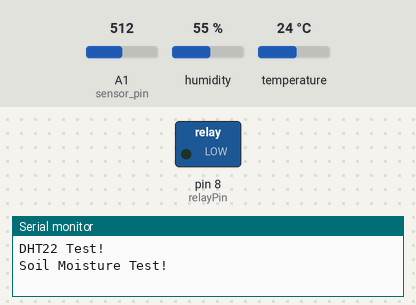
This sketch was run on a simulated Arduino Uno, built with avr-gcc and run on an emulated ATmega328P. Shown: switched loads named in the sketch (green lamp = pin HIGH), the last lines printed to the serial monitor. Inputs (shaded band) come from the test bench; at power-on: A1 (sensor_pin) = 512, humidity 55 %, temperature 24 °C.

Above: at 0.1 s.
At 3.1 s:
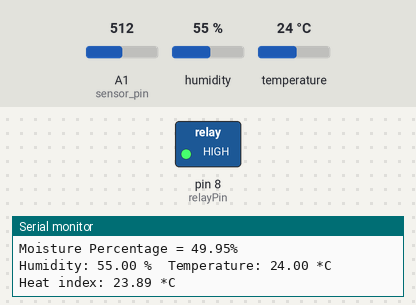
Timing chart, 0 to 4.6 s (numbered marks = the images above):
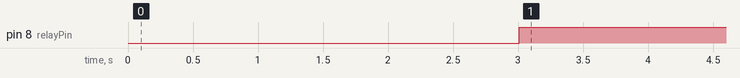

The sketch:

SIM.ino
```cpp
  int relayPin = 8;
  #include "DHT.h"
  #define DHTPIN 2 // what digital pin we're connected to
  const int sensor_pin = A1; /* Soil moisture sensor O/P pin */
  #define DHTTYPE DHT22 // DHT 22 (AM2302), AM2321
  DHT dht(DHTPIN, DHTTYPE);

  void setup()
  {
    Serial.begin(9600); /* Define baud rate for serial communication */
    pinMode(relayPin, OUTPUT);
    Serial.println("DHT22 Test!");
    Serial.println("Soil Moisture Test!");
    dht.begin();
  }
  void loop()
  {
    // Wait a few seconds between measurements.
    delay(2000);
    float h = dht.readHumidity();
    // Read temperature as Celsius (the default)

    float t = dht.readTemperature();
    // Read temperature as Fahrenheit (isFahrenheit = true)

    float f = dht.readTemperature(true);
    float moisture_percentage;
    int sensor_analog;
    sensor_analog = analogRead(sensor_pin);
    moisture_percentage = ( 100 - ( (sensor_analog/1023.00) * 100 ) );
    Serial.print("Moisture Percentage = ");
    Serial.print(moisture_percentage);
    Serial.print("%\n\n");
    delay(1000);

    if (isnan(h) || isnan(t) || isnan(f))
    {
      Serial.println("Failed to read from DHT sensor!");
      return;
    }

  // Compute heat index in Fahrenheit (the default)
  float hif = dht.computeHeatIndex(f, h);
  // Compute heat index in Celsius (isFahreheit = false)

  float hic = dht.computeHeatIndex(t, h, false);
  Serial.print("Humidity: ");
  Serial.print(h);
  Serial.print(" %\t");
  Serial.print("Temperature: ");
  Serial.print(t);
  Serial.print(" *C ");
  Serial.print(" \t");
  Serial.print("Heat index: ");
  Serial.print(hic);
  Serial.print(" *C ");
  Serial.print("\n");
  if (moisture_percentage > 10)
  {
    digitalWrite(relayPin, HIGH);
  }
  else {
    digitalWrite(relayPin, LOW);
  }
 }
```

Measured:
- by itself, pin 8 (relayPin): LOW → HIGH at 3.0 s
